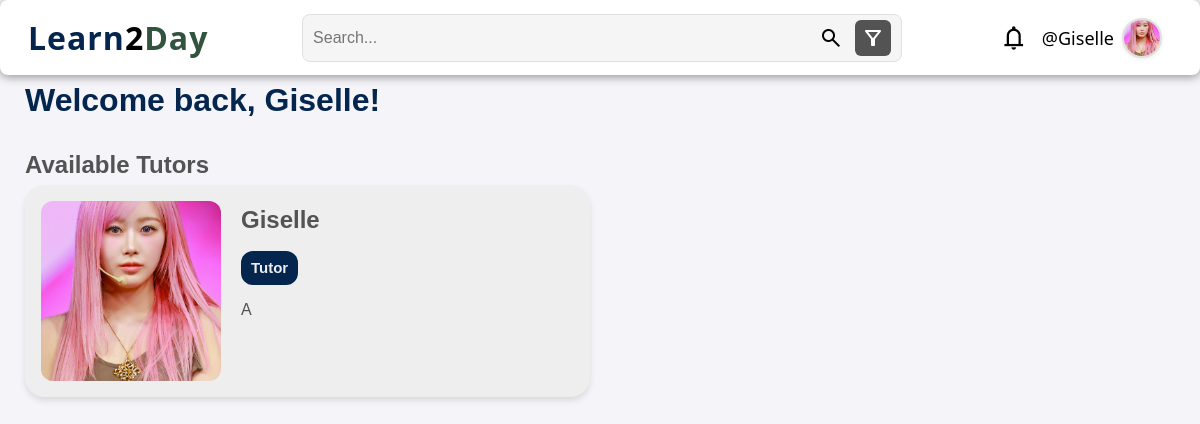
The page /homepage.php (signed in) on the database as committed earlier.
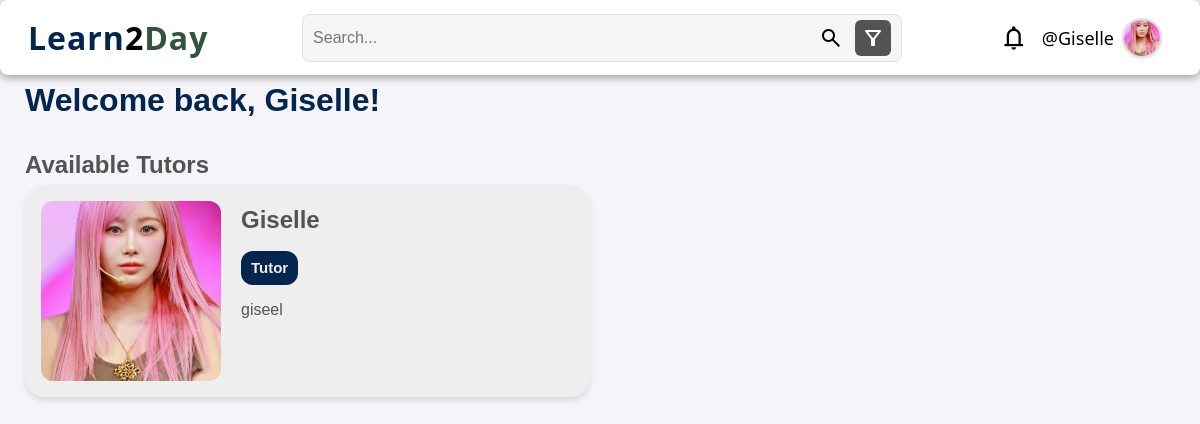
The same page on the database as committed later.
### tables this page shows
CREATE TABLE TUTOR(
    ID_TUTOR VARCHAR(255) NOT NULL,
    NAME VARCHAR(255) NOT NULL,
    DATE_OF_BIRTH DATE NOT NULL,
    PROFILE_IMAGE VARCHAR(255) NOT NULL,
    DESCRIPTION TEXT,
    PRIMARY KEY (ID_TUTOR),
    FOREIGN KEY (ID_TUTOR) REFERENCES USERS(USERNAME) ON DELETE CASCADE
);

### src/includes/session.php (called while the page is built, shortened)
<?php
class Session {
    private static ?Session $instance = null;
    public static function getInstance(): Session {
        if (self::$instance == null) {
            self::$instance = new Session();
        }
        return self::$instance;
    }
    public function getUser(): ?User {
        return isset($_SESSION["user"]) ? $_SESSION["user"] : null;
    }
    public function isLoggedIn(): bool {
        return isset($_SESSION["user"]);
    }
}
?>

### src/homepage.php (the view, shortened to what the changed rows need)
<?php
require_once __DIR__ . '/includes/session.php';
$session = Session::getInstance();
$isLoggedIn = $session->isLoggedIn();
$db = Database::getInstance();
$searchQuery = '';
$searchResults = [];
$showAll = true;
$selectedSubjects = [];
$selectedLanguages = [];
$selectedLevels = [];
if ($showAll) {
    $stmt = $db->prepare("
        SELECT T.ID_TUTOR, T.NAME, T.PROFILE_IMAGE, T.DESCRIPTION
        FROM TUTOR T
    ");
    $stmt->execute();
    $tutors = $stmt->fetchAll(PDO::FETCH_ASSOC);
}
?>
<!DOCTYPE html>
<html lang="en">
<head>
    <link rel="stylesheet" href="styles/homepage.css">
</head>
<body>
            <?php $user = $session->getUser(); ?>
    <main>
        <h1>Welcome<?= $isLoggedIn ? ' back, ' . htmlspecialchars($user->username) : '' ?>!</h1>
        <?php if (!empty($searchQuery) || !empty($selectedSubjects) || !empty($selectedLanguages) || !empty($selectedLevels)): ?>
            <section class="tutors-section">
                <h2>Search Results <?= !empty($searchQuery) ? 'for "' . htmlspecialchars($searchQuery) . '"' : '' ?></h2>
                <div class="cards-grid">
                    <?php if (!empty($searchResults)): ?>
                        <?php foreach ($searchResults as $user): ?>
                            <div class="card" id="<?= $user['type'] ?><?= htmlspecialchars($user['id']) ?>"
                                onclick="window.location.href='/profile.php?id=<?= urlencode($user['USERNAME']) ?>'"
                                style="cursor: pointer;">
                                <div class="container">
                                    <div class="details">
                                        <div class="content-wrapper">
                                            <img class="img" src="/uploads/profiles/<?= htmlspecialchars($user['PROFILE_IMAGE']) ?>"
                                                alt="<?= htmlspecialchars($user['NAME']) ?>"
                                                onerror="this.src='/uploads/profiles/default.png'">
                                            <div class="text-content">
                                                <h2 class="title"><?= htmlspecialchars($user['NAME']) ?></h2>
                                                <div class="subtitle-container">
                                                    <?php if (strtoupper($user['type']) === 'TUTOR'): ?>
                                                        <div class="subtitles" style="background-color: #03254E;"><?= ucfirst($user['type']) ?></div>
                                                    <?php elseif (strtoupper($user['type']) === 'STUDENT'): ?>
                                                        <div class="subtitles" style="background-color: #32533D;"><?= ucfirst($user['type']) ?></div>
                                                    <?php elseif (strtoupper($user['type']) === 'ADMIN'): ?>
                                                        <div class="subtitles" style="background-color: #FFD670;"><?= ucfirst($user['type']) ?></div>
                                                    <?php endif; ?>
                                                </div>
                                                <?php if (!empty($user['DESCRIPTION'])): ?>
                                                    <p class="description"><?= htmlspecialchars($user['DESCRIPTION']) ?></p>
                                                <?php endif; ?>
                                            </div>
                                        </div>
                                    </div>
                                </div>
                            </div>
                        <?php endforeach; ?>
                    <?php else: ?>
                        <p>No tutors or students found matching your criteria.</p>
                    <?php endif; ?>
                </div>
            </section>
        <?php else: ?>
            <section class="tutors-section">
                <h2>Available Tutors</h2>
                <div class="cards-grid">
                    <?php foreach ($tutors as $tutor): ?>
                        <div class="card" id="tutor<?= htmlspecialchars($tutor['ID_TUTOR']) ?>"
                            onclick="window.location.href='/profile.php?id=<?= urlencode($tutor['ID_TUTOR']) ?>'"
                            style="cursor: pointer;">
                            <div class="container">
                                <div class="details">
                                    <div class="content-wrapper">
                                        <img class="img" src="/uploads/profiles/<?= htmlspecialchars($tutor['PROFILE_IMAGE']) ?>"
                                            alt="<?= htmlspecialchars($tutor['NAME']) ?>"
                                            onerror="this.src='/uploads/profiles/default.png'">
                                        <div class="text-content">
                                            <h2 class="title"><?= htmlspecialchars($tutor['NAME']) ?></h2>
                                            <div class="subtitle-container">
                                                <div class="subtitles" style="background-color: #03254E;">Tutor</div>
                                            </div>
                                            <?php if (!empty($tutor['DESCRIPTION'])): ?>
                                                <p class="description"><?= htmlspecialchars($tutor['DESCRIPTION']) ?></p>
                                            <?php endif; ?>
                                        </div>
                                    </div>
                                </div>
                            </div>
                        </div>
                    <?php endforeach; ?>
                </div>
            </section>
        <?php endif; ?>
    </main>
</body>
</html>

Rows that differ between the two databases and show on the page:
changed tutor "Giselle": DESCRIPTION "A" → "giseel"
